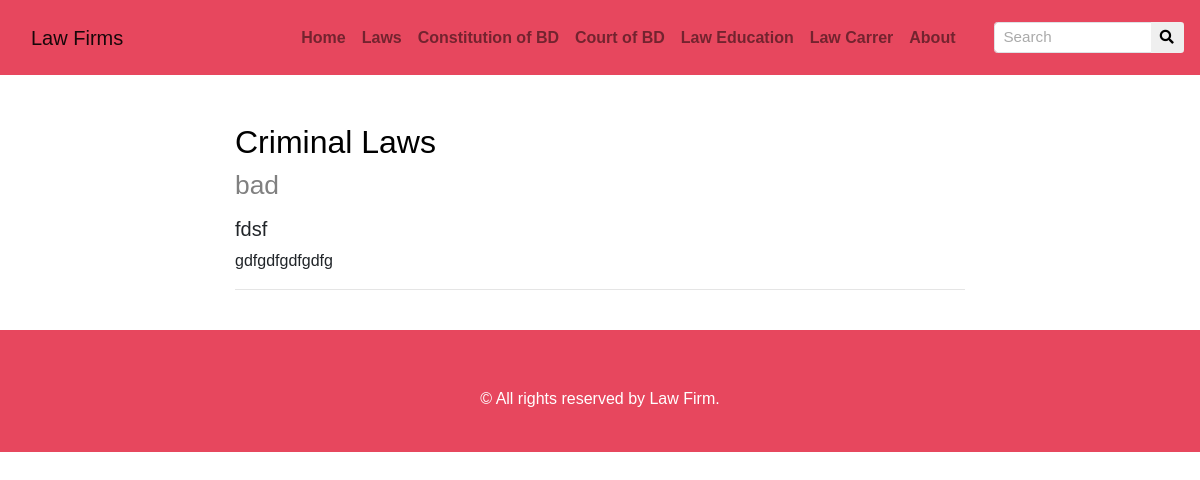
The page /Home/law.php on the database its author committed.
### tables this page shows
CREATE TABLE `post` (
  `post_id` int(15) NOT NULL,
  `title` varchar(500) NOT NULL,
  `sub_title` varchar(500) NOT NULL,
  `slugun` varchar(500) NOT NULL,
  `paragraph` varchar(2000) NOT NULL,
  `type` varchar(500) NOT NULL
);

### Home/law.php (the view, shortened to what this page needs)
<?php
  include 'databaseconnet.php';
?>
<!doctype html>
<html lang="en">
<head>
    <head>
        <link rel="stylesheet" href="../admin/plugins/fontawesome-free/css/all.min.css">
        <link rel="stylesheet" href="../css/bootstrap.min.css">
        <link rel="stylesheet" href="../css/lightbox.css">
        <link rel="stylesheet" href="../css/fontastic.css">
        <link rel="stylesheet" href="../css/style.default.css?v=2" id="theme-stylesheet">
    </head>
<body>
   <div id="app">
        <nav class="navbar navbar-expand-md navbar-light bg-primary shadow-sm">
            <div class="container">
                <a class="navbar-brand" href="home.php">
                    Law Firms
                </a>
                <div class="collapse navbar-collapse" id="navbarSupportedContent">
                     <ul class="navbar-nav ml-auto">
                            <li class="nav-item">
                            <a class="nav-link" href="home.php"><b>Home</b></a>
                            </li>
                            <li class="nav-item">
                                <a class="nav-link" href="law.php"><b>Laws</b></a>
                            </li>
                            <li class="nav-item">
                                <a class="nav-link" href="constitution_bd.php"><b>Constitution of BD</b></a>
                            </li>
                            <li class="nav-item">
                                <a class="nav-link" href="court.php"><b>Court of BD</b></a>
                            </li>
                            <li class="nav-item">
                                <a class="nav-link" href="law_edu.php"><b>Law Education</b></a>
                            </li>
                            <li class="nav-item">
                                <a class="nav-link" href="law_carrer.php"><b>Law Carrer</b></a>
                            </li>
                            <li class="nav-item">
                                <a class="nav-link" href="ceo.php"><b>About</b></a>
                            </li>
                         </ul>
                </div>
            </div>
    <form class="form-inline ml-3">
      <div class="input-group input-group-sm">
        <input class="form-control form-control-navbar" type="search" placeholder="Search" aria-label="Search">
        <div class="input-group-append">
          <button class="btn btn-navbar" type="submit">
            <i class="fas fa-search"></i>
          </button>
        </div>
      </div>
    </form>
 </nav>
<br>
  <main class="py-4">
    <div class="container emp-profile">
         <div class="row">
            <div class="col-lg-8 col-md-4 mx-auto">
                 <div class="post-preview">
                  <?php
                $ls = "laws";
                $sql="SELECT * FROM `post` WHERE `type` = '$ls' Order by 'post_id'";
                $res=mysqli_query($conn,$sql);
                while($row = mysqli_fetch_array($res))
                {
              ?> <a href=" ">
                      <h2 class="post-title" style="color:black">
                        <?php echo $row['title']; ?>
                      </h2>
                        </a>
                      <h3 class="post-subtitle" style="color:gray">
                       <?php echo $row['sub_title']; ?>
                      </h3>
                    <p class="post">
                      <h5><?php echo $row['slugun']; ?> </h6>
                     <?php echo $row['paragraph'];?>
                    </p>
                      <?php } ?>
                  </div>   <hr>
          </div>
        </div>
        </div>
    </main>
</body>
<footer class="main-footer"style="width: 100%;padding: 5px;">
      <div class="copyrights">
        <div class="container text-center">
          <div class="row">
            <div class="col-md-12">
              <p>&copy; All rights reserved by Law Firm.</p>
            </div>
          </div>
        </div>
      </div>
    </footer>
</html>

### css/style.default.css (style rules this page uses)
a { -webkit-transition:all 0.3s;transition:all 0.3s;display:inline-block }
button { cursor:pointer;-webkit-transition:all 0.3s;transition:all 0.3s }
nav.navbar { -webkit-transition:all 0.4s;transition:all 0.4s }
footer.main-footer { padding:7rem 0;background:#E7475E;color:#fff;padding-bottom:0 }
.copyrights { margin-top:2rem;padding:1.25rem 0 }
.navbar { padding:1.1rem 1rem }
.navbar-brand { display:inline-block;padding-top:.3125rem;padding-bottom:.3125rem;margin-right:1rem;font-size:1.25rem;width:7.5rem }
.navbar-light .navbar-brand { color:rgba(0,0,0,0.9) }
.navbar-light .navbar-nav .nav-link { color:rgba(0,0,0,0.5) }
.btn { font-weight:400;border:1px solid transparent;text-transform:uppercase;letter-spacing:0.08rem;padding:.45rem 2.4rem;font-size:.92rem;line-height:1.5;border-radius:3rem;-webkit-transition:color 0.15s ease-in-out,background-color 0.15s ease-in-out,border-color 0.15s ease-in-out,-webkit-box-shadow 0.15s ease-in-out;transition:color 0.15s ease-in-out,background-color 0.15s ease-in-out,border-color 0.15s ease-in-out,-webkit-box-shadow 0.15s ease-in-out;transition:color 0.15s ease-in-out,background-color 0.15s ease-in-out,border-color 0.15s ease-in-out,box-shadow 0.15s ease-in-out;transition:color 0.15s ease-in-out,background-color 0.15s ease-in-out,border-color 0.15s ease-in-out,box-shadow 0.15s ease-in-out,-webkit-box-shadow 0.15s ease-in-out }
body { font-family:"Poppins",sans-serif;font-size:1rem;font-weight:400;line-height:1.5;color:#212529;background-color:#fff }
a { color:#E7475E;text-decoration:none;-webkit-transition:all 0.2s ease-in-out;transition:all 0.2s ease-in-out }
h1,h2,h3,h4,h5,h6,.h1,.h2,.h3,.h4,.h5,.h6 { margin-bottom:.5rem;font-family:inherit;font-weight:300;line-height:1.2;color:inherit }
h2,.h2 { font-size:2rem }
h3,.h3 { font-size:1.65rem }
h5,.h5 { font-size:1.25rem }
hr { border-top:1px solid rgba(0,0,0,0.1) }
.bg-primary { background-color:#E7475E !important }
.form-control { padding:.75rem 1.6rem;font-size:1rem;line-height:1.5;color:#495057;background-color:#fff;border:1px solid #dee2e6;border-radius:0;-webkit-transition:border-color 0.15s ease-in-out,-webkit-box-shadow 0.15s ease-in-out;transition:border-color 0.15s ease-in-out,-webkit-box-shadow 0.15s ease-in-out;transition:border-color 0.15s ease-in-out,box-shadow 0.15s ease-in-out;transition:border-color 0.15s ease-in-out,box-shadow 0.15s ease-in-out,-webkit-box-shadow 0.15s ease-in-out }
.form-control::placeholder { color:#6c757d }
.nav-link { color:#333;font-weight:400;padding:.5rem 1rem }

### rows shown on the page
post: title "Criminal Laws", sub_title "bad", slugun "fdsf", paragraph "gdfgdfgdfgdfg"
